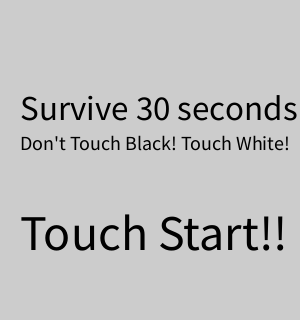
Frame 1 (no input)
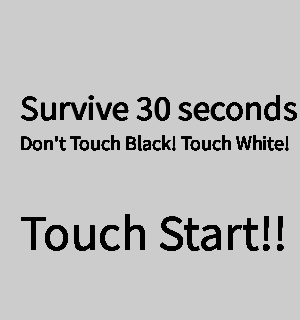
Frame 60 (the mouse pressed at the canvas centre just before this capture)
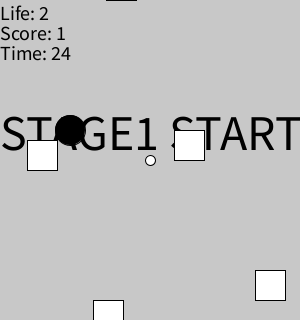
Frame 120 (the mouse held since frame 60 and released just before this capture)

The Processing sketch that drew these frames (run headless with seeded random() and noise(); from frame 60 on, the mouse is pressed at the canvas centre):

// Processing sketch: game2
// ── game2.pde
//AJG24080
int cx;
int cy;
int num1=5;//fluat
int num2=2;//bomb
int [] ox1=new int[num1];
int [] ox2=new int[num1];
int [] oy1=new int[num1];
int [] oy2=new int[num1];
int [] t1=new int[num1];
int [] t2=new int[num1];
int [] wait=new int[num1];
int frame;
int time;
int speed=10;
int ow=30;
int oh=30;
int cw=10;
int ch=10;
int best;
int zanki=3;
int power=1;//難易度
int [] clear_t=new int[100];//clear time
int muteki=1;//muteki
int change_t=1;//change time
boolean game_over=false;
boolean shop=false;//item shop
boolean start_gamen=true;//setsumeiyou
void setup(){
size(300,320);
for (int i=0; i<num1;i++){
t1[i]=0;
t2[i]=0;
ox1[i]=int(random(width-ow));
ox2[i]=int(random(width-ow));
wait[i]=int(random(0,50));}
frameRate(speed);
clear_t[0]=0;
time=0;
speed=10;
}

void draw(){
if(start_gamen){
textSize(35);
fill(0,0,0);
text("Survive 30 seconds",20,120);
textSize(20);
fill(0,0,0);
text("Don't Touch Black! Touch White!",20,150);
textSize(50);
fill(0,0,0);
text("Touch Start!!",20,250);
}
if(!game_over && !shop && !start_gamen){
time+=1;
background(200,200,200);
if(0<=best && best <=2){
textSize(50);
fill(0,0,0);
text("STAGE1 START",0,150);
}
if(10<=best && best <=13){
textSize(50);
fill(0,0,0);
text("STAGE2 START",0,150);
speed=13;
power=2;
num2=3;
}
if(25<=best && best <=28){
textSize(50);
fill(0,0,0);
text("STAGE3 START",0,150);
speed=15;
power=4;
num2=4;
}
if(40<=best && best<=43){
textSize(50);
fill(0,0,0);
text("FINALL STAGE",0,150);
speed=17;
power=6;
num2=5;
}
for (int i=0;i<num1;i++){
t1[i]+=1;
oy1[i]=speed*(t1[i]-wait[i]);
if(oy1[i]>height){
t1[i]=0;
ox1[i]=int(random(width-ow));
zanki-=power*muteki;
}
fill(255,255,255);
rect(ox1[i],oy1[i],ow,oh);
if(ox1[i] < cw+cx && ox1[i]+ow > cx && oy1[i]+oh > cy && oy1[i] < cw+cy){
best+=1;
t1[i]=0;
ox1[i]=int(random(width-ow));
zanki+=1;
}
}
for (int i=0;i<num2;i++){
t2[i]+=1;
oy2[i]=speed*(t2[i]-wait[i]);
if(oy2[i]>height){
t2[i]=0;
ox2[i]=int(random(width-ow));
}
fill(0,0,0);
ellipse(ox2[i],oy2[i],ow,oh);
if(ox2[i] < cw+cx && ox2[i]+ow > cx && oy2[i]+oh > cy && oy2[i] < cw+cy){
zanki-=power*2*muteki;
t2[i]=0;
ox2[i]=int(random(width-ow));
}
}
cx=mouseX;
cy=mouseY;
if((cx+cw)>width){
cx=width-cw;
}
if((cy+ch)>height){
cy=height-ch;
}
fill(255,255,255);
ellipse(cx,cy,cw,ch);
textSize(20);
fill(0,0,0);
text("Life: "+zanki,0,20);
textSize(20);
fill(0,0,0);
text("Score: "+best,0,40);
textSize(20);
fill(0,0,0);
text("Time: "+(change_t*30-time/speed),0,60);
if(zanki<=0){
game_over=true;
}
if((change_t*30-time/speed)<=0){
background(255,255,255);
textSize(50);
fill(0,0,0);
text("You win!",70,150);
textSize(40);
fill(0,0,0);
text("Score: "+best,70,200);
noLoop();
}
}
if(game_over){
background(200,200,200);
textSize(20);
fill(0,0,0);
text("Life: "+zanki,0,20);
textSize(20);
fill(0,0,0);
text("Score: "+best,0,40);
textSize(20);
fill(0,0,0);
text("Time: "+(change_t*30-time/speed),0,60);
textSize(50);
fill(0,0,0);
text("GAME OVER",20,150);
textSize(50);
fill(0,0,0);
text("Continue",20,200);
textSize(50);
fill(0,0,0);
text("Finish",20,250);
textSize(50);
fill(0,0,0);
text("Shop",20,300);
if (mouseX > 20 && mouseX < 200 && mouseY > 160 && mouseY < 205) {
textSize(50);
fill(0,0,255);
text("Continue",20,200);
}
else if (mouseX > 20 && mouseX < 140 && mouseY > 210 && mouseY < 255) {
textSize(50);
fill(0,0,255);
text("Finish",20,250);
}
else if (mouseX > 20 && mouseX < 140 && mouseY > 260 && mouseY < 305) {
textSize(50);
fill(0,0,255);
text("Shop",20,300);
}
}

if(shop){
background(200,200,200);
textSize(50);
fill(0,0,0);
text("Time ×2",20,100);
textSize(50);
fill(0,0,0);
text("100 Life Start ",20,150);
textSize(50);
fill(0,0,0);
text("Star Forever",20,200);
if (mouseX > 20 && mouseX < 200 && mouseY > 60 && mouseY < 105) {
textSize(50);
fill(0,0,255);
text("Time ×2",20,100);
}
else if (mouseX > 20 && mouseX < 280 && mouseY > 110 && mouseY < 155) {
textSize(50);
fill(0,0,255);
text("100 Life Start",20,150);
}
else if (mouseX > 20 && mouseX < 220 && mouseY > 160 && mouseY < 205) {
textSize(50);
fill(0,0,255);
text("Star Forever",20,200);}
}
}


void mousePressed() {
if(start_gamen){
start_gamen=false;
}
if (game_over) {
if (mouseX > 20 && mouseX < 200 && mouseY > 160 && mouseY < 205) {
setup(); 
zanki = 3; 
best=0;
game_over = false; 
}
if (mouseX > 20 && mouseX < 140 && mouseY > 210 && mouseY < 255) {
exit(); 
}    
if (mouseX > 20 && mouseX < 140 && mouseY > 260 && mouseY < 305) {
shop=true; 
}  
}
if(shop){
if (mouseX > 20 && mouseX < 200 && mouseY > 60 && mouseY < 105) {
setup();
best=0;
change_t=2;
zanki=3;
shop=false;
game_over = false;
}
else if (mouseX > 20 && mouseX < 280 && mouseY > 110 && mouseY < 155) {
setup();
best=0;
zanki=100;
shop=false;
game_over = false;
}
else if (mouseX > 20 && mouseX < 220 && mouseY > 160 && mouseY < 205) {
setup();
best=0;
zanki=3;
muteki=0;
shop=false;
game_over = false;      
}
}
}
